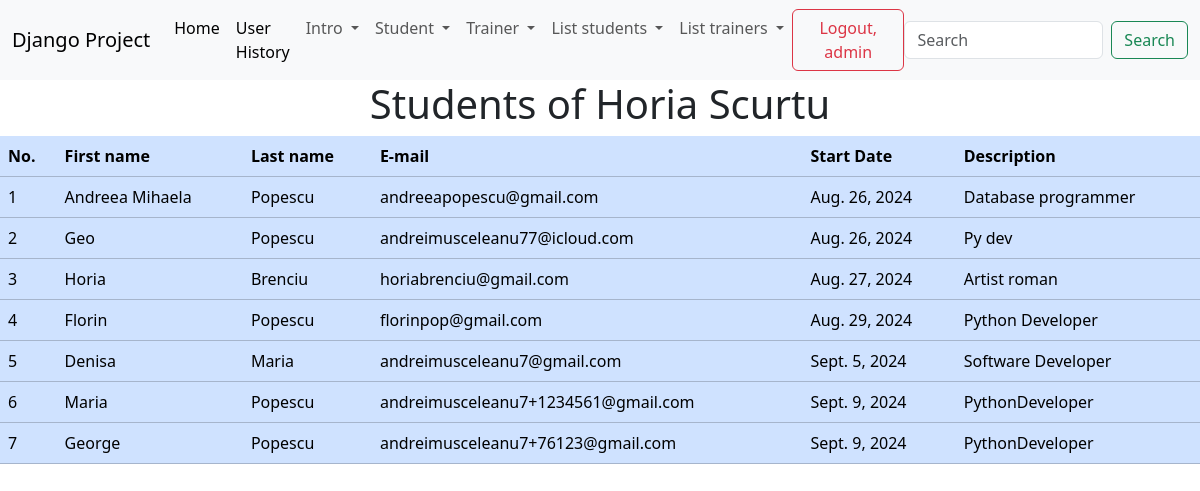
The page /trainer/2/ (signed in) on the database its author committed.
### trainer/models.py (models this page shows)
class Trainer(models.Model):
    first_name = models.CharField(max_length=20)
    last_name = models.CharField(max_length=20)
    course = models.CharField(max_length=40)
    email = models.EmailField(max_length=40)
    active = models.BooleanField(default=True)
    profile = models.ImageField(upload_to='profiles_trainer/', null=True)
    def __str__(self):
        return f'{self.first_name} {self.last_name}'

### student/models.py (models this page shows)
class Student(models.Model):
    gender_options = [
        ('male', 'Male'),
        ('female', 'Female')
    ]
    first_name = models.CharField(max_length=40)  # max_length=255
    last_name = models.CharField(max_length=40, null=True, blank=True)
    profile = models.ImageField(upload_to='profiles_student/', null=True)
    email = models.EmailField(max_length=50)
    age = models.PositiveIntegerField()
    gender = models.CharField(max_length=6, choices=gender_options)
    description = models.TextField(max_length=500)
    start_date = models.DateField()
    end_date = models.DateField()
    active = models.BooleanField(default=True)
    trainer = models.ForeignKey(Trainer, on_delete=models.CASCADE, null=True)
    created_at = models.DateTimeField(auto_now_add=True)  # Stochez data si ora cand a fost adaugat noul student
    updated_at = models.DateTimeField(auto_now=True)  # Stochez data si ora de fiecare data cand actualizez
    def __str__(self):
        return f'{self.first_name} {self.last_name}'

### trainer/views.py (the view)
# urls.py: path('trainer/<int:trainer_id>/', views.TrainerStudentListView.as_view(), name='trainer-student-list')
class TrainerStudentListView(LoginRequiredMixin, ListView):
    template_name = 'trainer/student_trainer.html'
    context_object_name = 'all_students'
    def get_queryset(self):
        trainer_id = self.kwargs['trainer_id']
        return Student.objects.filter(trainer_id=trainer_id)
    def get_context_data(self, **kwargs):
        context = super().get_context_data(**kwargs)
        context['trainer'] = Trainer.objects.get(id=self.kwargs['trainer_id'])
        return context

### djangoProject/context_processors.py (called while the page is built)
def get_all_students(request):
    return {'students': Student.objects.all()}

def get_all_trainers(request):
    return {'trainers': Trainer.objects.all()}

### templates/trainer/student_trainer.html (shortened to what this page needs)
{% extends 'base.html' %}
{% load static %}
{% block content %}
    <h1 class="text-center">Students of {{ trainer }}</h1>
    {% if all_students %}
    <table class="table table-primary">
        <thead>
        <tr>
            <th>No.</th>
            <th>First name</th>
            <th>Last name</th>
            <th>E-mail</th>
            <th>Start Date</th>
            <th>Description</th>
        </tr>
        </thead>
        <tbody>
        {% for student in all_students %}
            <tr>
                <td>{{ forloop.counter }}</td>
                <td>{{ student.first_name }}</td>
                <td>{{ student.last_name }}</td>
                <td>{{ student.email }}</td>
                <td>{{ student.start_date }}</td>
                <td>{{ student.description }}</td>
            </tr>
        {% endfor %}
        </tbody>
    </table>
    {% else %}
    <h2 class="text-center">No students</h2>
    {% endif %}
{% endblock %}

### templates/navbar.html (shortened to what this page needs)
<nav class="navbar navbar-expand-lg bg-body-tertiary">
    <div class="container-fluid">
        <a class="navbar-brand" href="#">Django Project</a>
        <div class="collapse navbar-collapse" id="navbarSupportedContent">
            <ul class="navbar-nav me-auto mb-2 mb-lg-0">
                <li class="nav-item">
                    <a class="nav-link active" aria-current="page" href="{% url 'home_page' %}">Home</a>
                </li>
                {% if user.is_superuser %}
                    <li class="nav-item">
                        <a class="nav-link active" aria-current="page" href="{% url 'user-history' %}">User History</a>
                    </li>
                {% endif %}
                {% if user.is_authenticated %}
                    <li class="nav-item dropdown">
                        <a class="nav-link dropdown-toggle" href="#" role="button" data-bs-toggle="dropdown"
                           aria-expanded="false">
                            Intro
                        </a>
                    </li>
                    {% if perms.student.add_student or perms.student.view_list_of_students or perms.student.view_history_students %}
                        <li class="nav-item dropdown">
                            <a class="nav-link dropdown-toggle" href="#" role="button" data-bs-toggle="dropdown"
                               aria-expanded="false">
                                Student
                            </a>
                        </li>
                    {% endif %}
                    {% if perms.trainer.add_trainer or perms.trainer.view_list_of_trainers %}
                        <li class="nav-item dropdown">
                            <a class="nav-link dropdown-toggle" href="#" role="button" data-bs-toggle="dropdown"
                               aria-expanded="false">
                                Trainer
                            </a>
                        </li>
                    {% endif %}
                {% endif %}
                <li class="nav-item dropdown">
                    <a class="nav-link dropdown-toggle" href="#" role="button" data-bs-toggle="dropdown"
                       aria-expanded="false">
                        List students
                    </a>
                </li>
                <li class="nav-item dropdown">
                    <a class="nav-link dropdown-toggle" href="#" role="button" data-bs-toggle="dropdown"
                       aria-expanded="false">
                        List trainers
                    </a>
                </li>
            </ul>
            {% if user.is_authenticated %}
                <form method="post" action="{% url 'logout' %}">
                    <button type="submit" class="btn btn-outline-danger">Logout, {{ user.username }}</button>
                </form>
                <form class="d-flex" role="search">
                    <input class="form-control me-2" type="search" placeholder="Search" aria-label="Search">
                    <button class="btn btn-outline-success" type="submit">Search</button>
                </form>
            {% else %}
                <div>
                    <a class="btn btn-outline-secondary" href="{% url 'login' %}">Login</a>
                    <a class="btn btn-outline-success" href="{% url 'create-user' %}">Sign up</a>
                </div>
            {% endif %}
        </div>
    </div>
</nav>

### rows shown on the page
Trainer: first_name+last_name "Horia Scurtu"
Student: first_name "Andreea Mihaela", last_name "Popescu", email "andreeapopescu@gmail.com", start_date "Aug. 26, 2024", description "Database programmer"
Student: first_name "Geo", last_name "Popescu", email "andreimusceleanu77@icloud.com", start_date "Aug. 26, 2024", description "Py dev"
Student: first_name "Horia", last_name "Brenciu", email "horiabrenciu@gmail.com", start_date "Aug. 27, 2024", description "Artist roman"
Student: first_name "Florin", last_name "Popescu", email "florinpop@gmail.com", start_date "Aug. 29, 2024", description "Python Developer"
Student: first_name "Denisa", last_name "Maria", email "andreimusceleanu7@gmail.com", start_date "Sept. 5, 2024", description "Software Developer"
Student: first_name "Maria", last_name "Popescu", email "andreimusceleanu7+1234561@gmail.com", start_date "Sept. 9, 2024", description "PythonDeveloper"
Student: first_name "George", last_name "Popescu", email "andreimusceleanu7+76123@gmail.com", start_date "Sept. 9, 2024", description "PythonDeveloper"

### other values the page prints
{{ user.username }} "admin"
